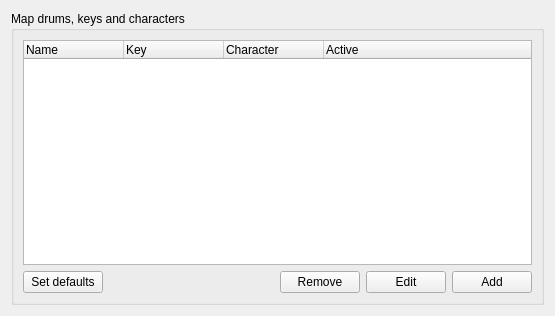
<?xml version="1.0" encoding="UTF-8"?>
<ui version="4.0">
 <class>PrefsMap</class>
 <widget class="QWidget" name="PrefsMap">
  <property name="geometry">
   <rect>
    <x>0</x>
    <y>0</y>
    <width>555</width>
    <height>316</height>
   </rect>
  </property>
  <property name="windowTitle">
   <string>Form</string>
  </property>
  <layout class="QVBoxLayout" name="verticalLayout">
   <item>
    <widget class="QGroupBox" name="mapGroupBox">
     <property name="title">
      <string>Map drums, keys and characters</string>
     </property>
     <layout class="QVBoxLayout" name="verticalLayout_3">
      <item>
       <layout class="QHBoxLayout" name="horizontalLayout_3">
        <item>
         <widget class="QTreeWidget" name="treeWidget">
          <property name="contextMenuPolicy">
           <enum>Qt::ActionsContextMenu</enum>
          </property>
          <property name="acceptDrops">
           <bool>true</bool>
          </property>
          <property name="toolTip">
           <string>This Table shows your key mappings. This means 
which key will be translated to which drum and 
shown as which character.</string>
          </property>
          <property name="editTriggers">
           <set>QAbstractItemView::NoEditTriggers</set>
          </property>
          <property name="dragEnabled">
           <bool>true</bool>
          </property>
          <property name="dragDropMode">
           <enum>QAbstractItemView::InternalMove</enum>
          </property>
          <property name="defaultDropAction">
           <enum>Qt::MoveAction</enum>
          </property>
          <property name="alternatingRowColors">
           <bool>true</bool>
          </property>
          <column>
           <property name="text">
            <string>Name</string>
           </property>
          </column>
          <column>
           <property name="text">
            <string>Key</string>
           </property>
          </column>
          <column>
           <property name="text">
            <string>Character</string>
           </property>
          </column>
          <column>
           <property name="text">
            <string>Active</string>
           </property>
          </column>
         </widget>
        </item>
       </layout>
      </item>
      <item>
       <layout class="QHBoxLayout" name="horizontalLayout_2">
        <item>
         <widget class="QPushButton" name="defaultsPushButton">
          <property name="text">
           <string>Set defaults</string>
          </property>
         </widget>
        </item>
        <item>
         <spacer name="horizontalSpacer">
          <property name="orientation">
           <enum>Qt::Horizontal</enum>
          </property>
          <property name="sizeHint" stdset="0">
           <size>
            <width>40</width>
            <height>20</height>
           </size>
          </property>
         </spacer>
        </item>
        <item>
         <widget class="QPushButton" name="removePushButton">
          <property name="toolTip">
           <string>remove selected entry</string>
          </property>
          <property name="text">
           <string>Remove</string>
          </property>
         </widget>
        </item>
        <item>
         <widget class="QPushButton" name="editPushButton">
          <property name="enabled">
           <bool>true</bool>
          </property>
          <property name="text">
           <string>Edit</string>
          </property>
         </widget>
        </item>
        <item>
         <widget class="QPushButton" name="addPushButton">
          <property name="toolTip">
           <string>add an entry</string>
          </property>
          <property name="text">
           <string>Add</string>
          </property>
         </widget>
        </item>
       </layout>
      </item>
     </layout>
    </widget>
   </item>
  </layout>
 </widget>
 <resources/>
 <connections/>
</ui>
